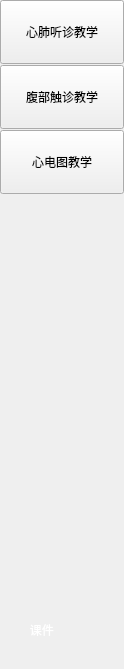
<?xml version="1.0" encoding="UTF-8"?>
<ui version="4.0">
 <class>courseware_widget</class>
 <widget class="QWidget" name="courseware_widget">
  <property name="geometry">
   <rect>
    <x>0</x>
    <y>0</y>
    <width>124</width>
    <height>669</height>
   </rect>
  </property>
  <property name="windowTitle">
   <string>courseware_widget</string>
  </property>
  <widget class="QPushButton" name="HT_btn">
   <property name="geometry">
    <rect>
     <x>0</x>
     <y>0</y>
     <width>124</width>
     <height>64</height>
    </rect>
   </property>
   <property name="text">
    <string>心肺听诊教学</string>
   </property>
  </widget>
  <widget class="QPushButton" name="abdomen_T_btn">
   <property name="geometry">
    <rect>
     <x>0</x>
     <y>65</y>
     <width>124</width>
     <height>64</height>
    </rect>
   </property>
   <property name="text">
    <string>腹部触诊教学</string>
   </property>
  </widget>
  <widget class="QPushButton" name="ECG_btn">
   <property name="geometry">
    <rect>
     <x>0</x>
     <y>130</y>
     <width>124</width>
     <height>64</height>
    </rect>
   </property>
   <property name="text">
    <string>心电图教学</string>
   </property>
  </widget>
  <widget class="QLabel" name="title_label">
   <property name="geometry">
    <rect>
     <x>0</x>
     <y>620</y>
     <width>124</width>
     <height>20</height>
    </rect>
   </property>
   <property name="styleSheet">
    <string notr="true">
color:white;</string>
   </property>
   <property name="text">
    <string>         课件</string>
   </property>
  </widget>
 </widget>
 <layoutdefault spacing="6" margin="11"/>
 <resources/>
 <connections/>
</ui>
